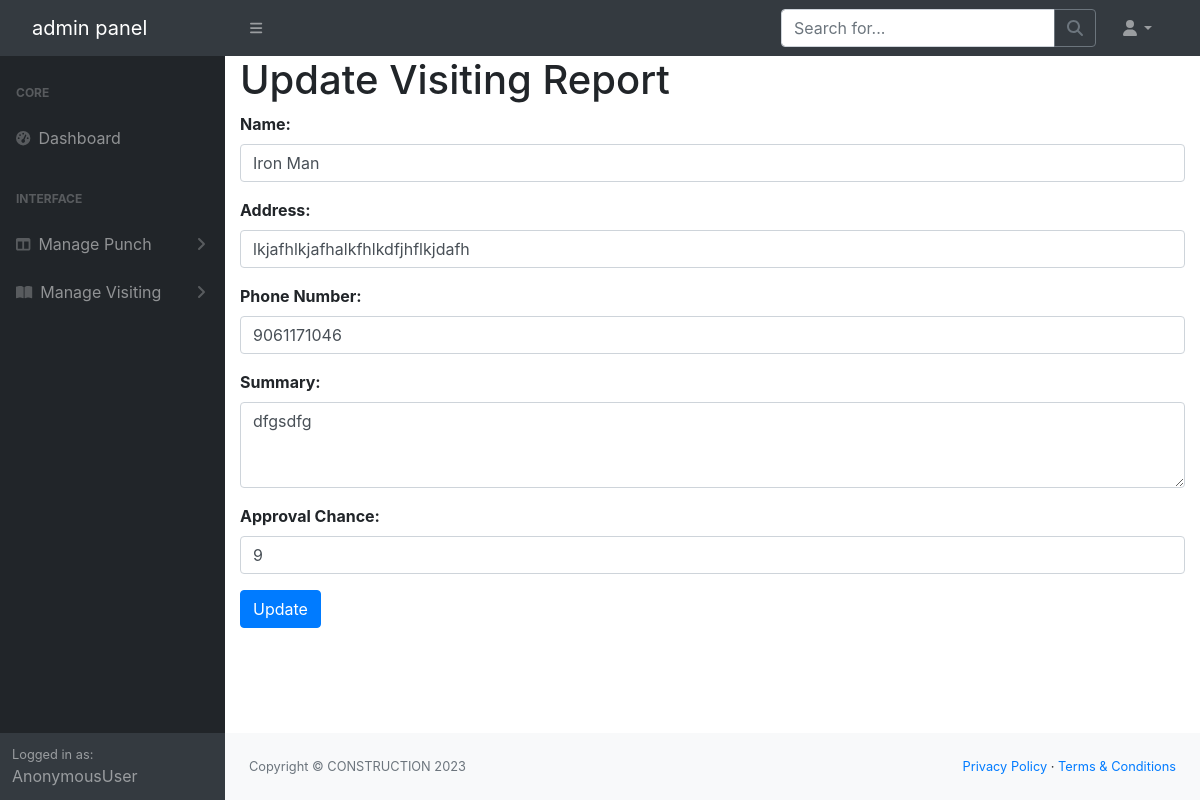
The page /update_visiting/5 on the database its author committed.
### constructionapp/models.py (models this page shows, shortened)
class VisitingReport(models.Model):
    name = models.CharField(max_length=50)
    address = models.CharField(max_length=250)
    phonenumber = models.CharField(max_length=13)
    summery = models.CharField(max_length=500)
    approval_chance = models.IntegerField()
    visited_date = models.DateField(null=True)
    visited_time = models.TimeField(null=True)
    usr = models.ForeignKey(User, on_delete=models.CASCADE,null=True,blank=True)

### constructionapp/views.py (the view, shortened to what this page needs)
# urls.py: path('update_visiting/<int:id>', views.update_visiting, name="update_visiting"),
def update_visiting(request, id):
    visited = VisitingReport.objects.get(id=id)
    leave = LeaveApplication.objects.all()
    attendance = Attendance.objects.all()
    visiting = VisitingReport.objects.all()
    name = request.user
    users = User.objects.all()
    return render(request, "update_visiting.html", {"attendance": attendance, "users": users, "visiting":visiting, "name":name, "leave":leave,"visited":visited})

### templates/update_visiting.html (shortened to what this page needs)
{% load static %}
<!DOCTYPE html>
<html lang="en">
<head>
    <link href="https://cdn.jsdelivr.net/npm/simple-datatables@7.1.2/dist/style.min.css" rel="stylesheet" />
    <link href="{% static 'index/css/styles.css' %}" rel="stylesheet" />
    <link rel="stylesheet" href="https://maxcdn.bootstrapcdn.com/bootstrap/4.5.2/css/bootstrap.min.css">
</head>
<body class="sb-nav-fixed">
    <nav class="sb-topnav navbar navbar-expand navbar-dark bg-dark">
        <a class="navbar-brand ps-3" href="index.html">admin panel</a>
        <button class="btn btn-link btn-sm order-1 order-lg-0 me-4 me-lg-0" id="sidebarToggle" href="#!"><i
                class="fas fa-bars"></i></button>
        <form class="d-none d-md-inline-block form-inline ms-auto me-0 me-md-3 my-2 my-md-0">
            <div class="input-group">
                <input class="form-control" type="text" placeholder="Search for..." aria-label="Search for..."
                    aria-describedby="btnNavbarSearch" />
                <button class="btn btn-outline-secondary" id="btnNavbarSearch" type="button"><i class="fas fa-search"
                        id="na"></i></button>
            </div>
        </form>
        <ul class="navbar-nav ms-auto ms-md-0 me-3 me-lg-4">
            <li class="nav-item dropdown">
                <a class="nav-link dropdown-toggle" id="navbarDropdown" href="#" role="button" data-bs-toggle="dropdown"
                    aria-expanded="false"><i class="fas fa-user fa-fw"></i></a>
            </li>
        </ul>
    </nav>
    <div id="layoutSidenav">
        <div id="layoutSidenav_nav">
            <nav class="sb-sidenav accordion sb-sidenav-dark" id="sidenavAccordion">
                <div class="sb-sidenav-menu">
                    <div class="nav">
                        <div class="sb-sidenav-menu-heading">Core</div>
                        <a class="nav-link" href="/index">
                            <div class="sb-nav-link-icon"><i class="fas fa-tachometer-alt"></i></div>
                            Dashboard
                        </a>
                        <div class="sb-sidenav-menu-heading">Interface</div>
                        <a class="nav-link collapsed" href="#" data-bs-toggle="collapse"
                            data-bs-target="#collapseLayouts" aria-expanded="false" aria-controls="collapseLayouts">
                            <div class="sb-nav-link-icon"><i class="fas fa-columns"></i></div>
                            Manage Punch
                            <div class="sb-sidenav-collapse-arrow"><i class="fas fa-angle-down"></i></div>
                        </a>
                        <a class="nav-link collapsed" href="#" data-bs-toggle="collapse" data-bs-target="#collapsePages"
                            aria-expanded="false" aria-controls="collapsePages">
                            <div class="sb-nav-link-icon"><i class="fas fa-book-open"></i></div>
                            Manage Visiting
                            <div class="sb-sidenav-collapse-arrow"><i class="fas fa-angle-down"></i></div>
                        </a>
                    </div>
                </div>
                <div class="sb-sidenav-footer">
                    <div class="small">Logged in as:</div>
                    {{ name }}
                </div>
            </nav>
        </div>
        <div id="layoutSidenav_content">
            <main>
                <div class="container">
                    <h1>Update Visiting Report</h1>
                    <form action="{% url 'update_visiting' visited.id %}" method="post">
                        <div class="form-group">
                            <label for="name">Name:</label>
                            <input type="text" class="form-control" id="name" name="name" value="{{ visited.name }}" required>
                        </div>
                        <div class="form-group">
                            <label for="address">Address:</label>
                            <input type="text" class="form-control" id="address" name="address" value="{{ visited.address }}" required>
                        </div>
                        <div class="form-group">
                            <label for="phonenumber">Phone Number:</label>
                            <input type="text" class="form-control" id="phonenumber" name="phonenumber" value="{{ visited.phonenumber }}" required>
                        </div>
                        <div class="form-group">
                            <label for="summery">Summary:</label>
                            <textarea class="form-control" id="summery" name="summery" rows="3" required>{{ visited.summery }}</textarea>
                        </div>
                        <div class="form-group">
                            <label for="approval_chance">Approval Chance:</label>
                            <input type="number" class="form-control" id="approval_chance" name="approval_chance" value="{{ visited.approval_chance }}" required>
                        </div>
                        <button type="submit" class="btn btn-primary">Update</button>
                    </form>
                </div>
            </main>
            <footer class="py-4 bg-light mt-auto">
                <div class="container-fluid px-4">
                    <div class="d-flex align-items-center justify-content-between small">
                        <div class="text-muted">Copyright &copy; CONSTRUCTION 2023</div>
                        <div>
                            <a href="#">Privacy Policy</a>
                            &middot;
                            <a href="#">Terms &amp; Conditions</a>
                        </div>
                    </div>
                </div>
            </footer>
        </div>
    </div>
</body>
</html>

### templates/update_visiting.html (style rules this page uses)
label { font-weight: bold; }

### rows shown on the page
VisitingReport: name "Iron Man", address "lkjafhlkjafhalkfhlkdfjhflkjdafh", phonenumber "9061171046", summery "dfgsdfg", approval_chance "9"

### other values the page prints
{{ name }} "AnonymousUser"
